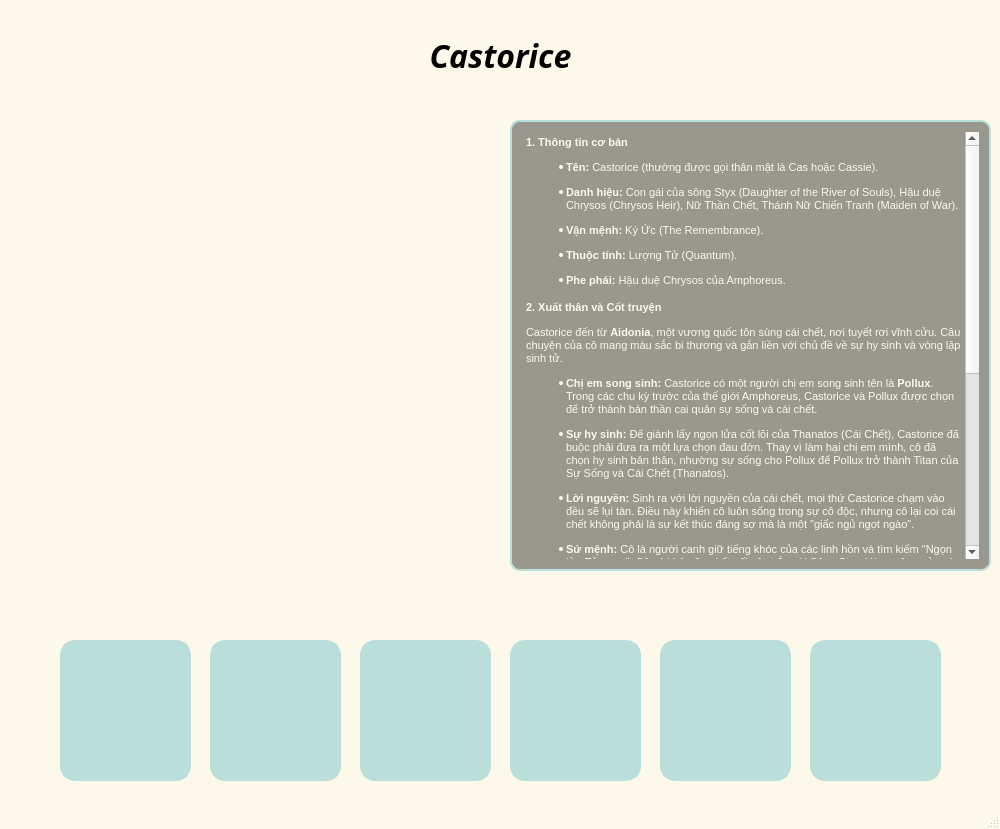
<?xml version="1.0" encoding="UTF-8"?>
<ui version="4.0">
 <class>MainWindow</class>
 <widget class="QMainWindow" name="MainWindow">
  <property name="geometry">
   <rect>
    <x>0</x>
    <y>0</y>
    <width>1000</width>
    <height>829</height>
   </rect>
  </property>
  <property name="minimumSize">
   <size>
    <width>1000</width>
    <height>829</height>
   </size>
  </property>
  <property name="maximumSize">
   <size>
    <width>1000</width>
    <height>829</height>
   </size>
  </property>
  <property name="acceptDrops">
   <bool>true</bool>
  </property>
  <property name="windowTitle">
   <string>Giới thiệu nhân vật</string>
  </property>
  <property name="styleSheet">
   <string notr="true">QMainWindow {
    background-color: #FCF9EA;
}

QPushButton {
    background-color: #BADFDB;
    border: 3px solid #BADFDB;
    border-radius: 15px;
    min-width: 100px;
    min-height: 100px;
}

QPushButton:hover {
    background-color: #FFA4A4;
    border: 3px solid #FFA4A4;
}

QPushButton:pressed {
    background-color: #FFBDBD;
    border: 3px solid #FFBDBD;
}

QTextEdit {
    background-color: rgba(0, 0, 0, 100);
    border: 2px solid #BADFDB;
    border-radius: 10px;
    padding: 10px;
    color: #FCF9EA;
    selection-background-color: #FFA4A4;
    selection-color: #FFFFFF;
}</string>
  </property>
  <widget class="QWidget" name="centralwidget">
   <widget class="QLabel" name="label">
    <property name="geometry">
     <rect>
      <x>0</x>
      <y>90</y>
      <width>511</width>
      <height>531</height>
     </rect>
    </property>
    <property name="text">
     <string/>
    </property>
    <property name="pixmap">
     <pixmap>img/char/castorice.png</pixmap>
    </property>
    <property name="scaledContents">
     <bool>true</bool>
    </property>
   </widget>
   <widget class="QPushButton" name="pushButton">
    <property name="geometry">
     <rect>
      <x>60</x>
      <y>640</y>
      <width>131</width>
      <height>141</height>
     </rect>
    </property>
    <property name="text">
     <string/>
    </property>
    <property name="icon">
     <iconset>
      <normaloff>img/avatar/castorice_Icon.png</normaloff>img/avatar/castorice_Icon.png</iconset>
    </property>
    <property name="iconSize">
     <size>
      <width>100</width>
      <height>100</height>
     </size>
    </property>
   </widget>
   <widget class="QPushButton" name="pushButton_2">
    <property name="geometry">
     <rect>
      <x>210</x>
      <y>640</y>
      <width>131</width>
      <height>141</height>
     </rect>
    </property>
    <property name="text">
     <string/>
    </property>
    <property name="icon">
     <iconset>
      <normaloff>img/avatar/cyrene.png</normaloff>img/avatar/cyrene.png</iconset>
    </property>
    <property name="iconSize">
     <size>
      <width>100</width>
      <height>100</height>
     </size>
    </property>
   </widget>
   <widget class="QPushButton" name="pushButton_3">
    <property name="geometry">
     <rect>
      <x>360</x>
      <y>640</y>
      <width>131</width>
      <height>141</height>
     </rect>
    </property>
    <property name="text">
     <string/>
    </property>
    <property name="icon">
     <iconset>
      <normaloff>img/avatar/evernight_icon.png</normaloff>img/avatar/evernight_icon.png</iconset>
    </property>
    <property name="iconSize">
     <size>
      <width>100</width>
      <height>100</height>
     </size>
    </property>
   </widget>
   <widget class="QPushButton" name="pushButton_4">
    <property name="geometry">
     <rect>
      <x>510</x>
      <y>640</y>
      <width>131</width>
      <height>141</height>
     </rect>
    </property>
    <property name="text">
     <string/>
    </property>
    <property name="icon">
     <iconset>
      <normaloff>img/avatar/hyacine_Icon.png</normaloff>img/avatar/hyacine_Icon.png</iconset>
    </property>
    <property name="iconSize">
     <size>
      <width>100</width>
      <height>100</height>
     </size>
    </property>
   </widget>
   <widget class="QPushButton" name="pushButton_5">
    <property name="geometry">
     <rect>
      <x>660</x>
      <y>640</y>
      <width>131</width>
      <height>141</height>
     </rect>
    </property>
    <property name="text">
     <string/>
    </property>
    <property name="icon">
     <iconset>
      <normaloff>img/avatar/hysilens_icon.png</normaloff>img/avatar/hysilens_icon.png</iconset>
    </property>
    <property name="iconSize">
     <size>
      <width>100</width>
      <height>100</height>
     </size>
    </property>
   </widget>
   <widget class="QPushButton" name="pushButton_6">
    <property name="geometry">
     <rect>
      <x>810</x>
      <y>640</y>
      <width>131</width>
      <height>141</height>
     </rect>
    </property>
    <property name="text">
     <string/>
    </property>
    <property name="icon">
     <iconset>
      <normaloff>img/avatar/aglaea_icon.png</normaloff>img/avatar/aglaea_icon.png</iconset>
    </property>
    <property name="iconSize">
     <size>
      <width>100</width>
      <height>100</height>
     </size>
    </property>
   </widget>
   <widget class="QLabel" name="label_2">
    <property name="geometry">
     <rect>
      <x>330</x>
      <y>10</y>
      <width>341</width>
      <height>91</height>
     </rect>
    </property>
    <property name="font">
     <font>
      <family>Exo 2 Black</family>
      <pointsize>24</pointsize>
      <weight>75</weight>
      <italic>true</italic>
      <bold>true</bold>
     </font>
    </property>
    <property name="text">
     <string>Castorice</string>
    </property>
    <property name="alignment">
     <set>Qt::AlignCenter</set>
    </property>
   </widget>
   <widget class="QTextEdit" name="textEdit">
    <property name="geometry">
     <rect>
      <x>510</x>
      <y>120</y>
      <width>481</width>
      <height>451</height>
     </rect>
    </property>
    <property name="html">
     <string>&lt;!DOCTYPE HTML PUBLIC &quot;-//W3C//DTD HTML 4.0//EN&quot; &quot;http://www.w3.org/TR/REC-html40/strict.dtd&quot;&gt;
&lt;html&gt;&lt;head&gt;&lt;meta name=&quot;qrichtext&quot; content=&quot;1&quot; /&gt;&lt;style type=&quot;text/css&quot;&gt;
p, li { white-space: pre-wrap; }
&lt;/style&gt;&lt;/head&gt;&lt;body style=&quot; font-family:'MS Shell Dlg 2'; font-size:7.8pt; font-weight:400; font-style:normal;&quot;&gt;
&lt;p style=&quot; margin-top:14px; margin-bottom:12px; margin-left:0px; margin-right:0px; -qt-block-indent:0; text-indent:0px;&quot;&gt;&lt;span style=&quot; font-size:8pt; font-weight:600;&quot;&gt;1. Thông tin cơ bản&lt;/span&gt;&lt;/p&gt;
&lt;ul style=&quot;margin-top: 0px; margin-bottom: 0px; margin-left: 0px; margin-right: 0px; -qt-list-indent: 1;&quot;&gt;&lt;li style=&quot; font-size:8pt;&quot; style=&quot; margin-top:12px; margin-bottom:12px; margin-left:0px; margin-right:0px; -qt-block-indent:0; text-indent:0px;&quot;&gt;&lt;span style=&quot; font-weight:600;&quot;&gt;Tên:&lt;/span&gt; Castorice (thường được gọi thân mật là Cas hoặc Cassie).&lt;/li&gt;
&lt;li style=&quot; font-size:8pt;&quot; style=&quot; margin-top:12px; margin-bottom:12px; margin-left:0px; margin-right:0px; -qt-block-indent:0; text-indent:0px;&quot;&gt;&lt;span style=&quot; font-weight:600;&quot;&gt;Danh hiệu:&lt;/span&gt; Con gái của sông Styx (Daughter of the River of Souls), Hậu duệ Chrysos (Chrysos Heir), Nữ Thần Chết, Thánh Nữ Chiến Tranh (Maiden of War).&lt;/li&gt;
&lt;li style=&quot; font-size:8pt;&quot; style=&quot; margin-top:12px; margin-bottom:12px; margin-left:0px; margin-right:0px; -qt-block-indent:0; text-indent:0px;&quot;&gt;&lt;span style=&quot; font-weight:600;&quot;&gt;Vận mệnh:&lt;/span&gt; Ký Ức (The Remembrance).&lt;/li&gt;
&lt;li style=&quot; font-size:8pt;&quot; style=&quot; margin-top:12px; margin-bottom:12px; margin-left:0px; margin-right:0px; -qt-block-indent:0; text-indent:0px;&quot;&gt;&lt;span style=&quot; font-weight:600;&quot;&gt;Thuộc tính:&lt;/span&gt; Lượng Tử (Quantum).&lt;/li&gt;
&lt;li style=&quot; font-size:8pt;&quot; style=&quot; margin-top:12px; margin-bottom:12px; margin-left:0px; margin-right:0px; -qt-block-indent:0; text-indent:0px;&quot;&gt;&lt;span style=&quot; font-weight:600;&quot;&gt;Phe phái:&lt;/span&gt; Hậu duệ Chrysos của Amphoreus.&lt;/li&gt;&lt;/ul&gt;
&lt;p style=&quot; margin-top:14px; margin-bottom:12px; margin-left:0px; margin-right:0px; -qt-block-indent:0; text-indent:0px;&quot;&gt;&lt;span style=&quot; font-size:8pt; font-weight:600;&quot;&gt;2. Xuất thân và Cốt truyện&lt;/span&gt;&lt;/p&gt;
&lt;p style=&quot; margin-top:12px; margin-bottom:12px; margin-left:0px; margin-right:0px; -qt-block-indent:0; text-indent:0px;&quot;&gt;&lt;span style=&quot; font-size:8pt;&quot;&gt;Castorice đến từ &lt;/span&gt;&lt;span style=&quot; font-size:8pt; font-weight:600;&quot;&gt;Aidonia&lt;/span&gt;&lt;span style=&quot; font-size:8pt;&quot;&gt;, một vương quốc tôn sùng cái chết, nơi tuyết rơi vĩnh cửu. Câu chuyện của cô mang màu sắc bi thương và gắn liền với chủ đề về sự hy sinh và vòng lặp sinh tử.&lt;/span&gt;&lt;/p&gt;
&lt;ul style=&quot;margin-top: 0px; margin-bottom: 0px; margin-left: 0px; margin-right: 0px; -qt-list-indent: 1;&quot;&gt;&lt;li style=&quot; font-size:8pt;&quot; style=&quot; margin-top:12px; margin-bottom:12px; margin-left:0px; margin-right:0px; -qt-block-indent:0; text-indent:0px;&quot;&gt;&lt;span style=&quot; font-weight:600;&quot;&gt;Chị em song sinh:&lt;/span&gt; Castorice có một người chị em song sinh tên là &lt;span style=&quot; font-weight:600;&quot;&gt;Pollux&lt;/span&gt;. Trong các chu kỳ trước của thế giới Amphoreus, Castorice và Pollux được chọn để trở thành bán thần cai quản sự sống và cái chết.&lt;/li&gt;
&lt;li style=&quot; font-size:8pt;&quot; style=&quot; margin-top:12px; margin-bottom:12px; margin-left:0px; margin-right:0px; -qt-block-indent:0; text-indent:0px;&quot;&gt;&lt;span style=&quot; font-weight:600;&quot;&gt;Sự hy sinh:&lt;/span&gt; Để giành lấy ngọn lửa cốt lõi của Thanatos (Cái Chết), Castorice đã buộc phải đưa ra một lựa chọn đau đớn. Thay vì làm hại chị em mình, cô đã chọn hy sinh bản thân, nhường sự sống cho Pollux để Pollux trở thành Titan của Sự Sống và Cái Chết (Thanatos).&lt;/li&gt;
&lt;li style=&quot; font-size:8pt;&quot; style=&quot; margin-top:12px; margin-bottom:12px; margin-left:0px; margin-right:0px; -qt-block-indent:0; text-indent:0px;&quot;&gt;&lt;span style=&quot; font-weight:600;&quot;&gt;Lời nguyền:&lt;/span&gt; Sinh ra với lời nguyền của cái chết, mọi thứ Castorice chạm vào đều sẽ lụi tàn. Điều này khiến cô luôn sống trong sự cô độc, nhưng cô lại coi cái chết không phải là sự kết thúc đáng sợ mà là một &amp;quot;giấc ngủ ngọt ngào&amp;quot;.&lt;/li&gt;
&lt;li style=&quot; font-size:8pt;&quot; style=&quot; margin-top:12px; margin-bottom:12px; margin-left:0px; margin-right:0px; -qt-block-indent:0; text-indent:0px;&quot;&gt;&lt;span style=&quot; font-weight:600;&quot;&gt;Sứ mệnh:&lt;/span&gt; Cô là người canh giữ tiếng khóc của các linh hồn và tìm kiếm &amp;quot;Ngọn lửa Tử vong&amp;quot;. Cô có khả năng kết nối sâu sắc với Sông Styx (dòng sông của các linh hồn) và được miêu tả là người mang đến &amp;quot;cái ôm của sự kết thúc&amp;quot;.&lt;/li&gt;&lt;/ul&gt;
&lt;p style=&quot; margin-top:14px; margin-bottom:12px; margin-left:0px; margin-right:0px; -qt-block-indent:0; text-indent:0px;&quot;&gt;&lt;span style=&quot; font-size:8pt; font-weight:600;&quot;&gt;3. Tính cách và Ngoại hình&lt;/span&gt;&lt;/p&gt;
&lt;ul style=&quot;margin-top: 0px; margin-bottom: 0px; margin-left: 0px; margin-right: 0px; -qt-list-indent: 1;&quot;&gt;&lt;li style=&quot; font-size:8pt;&quot; style=&quot; margin-top:12px; margin-bottom:12px; margin-left:0px; margin-right:0px; -qt-block-indent:0; text-indent:0px;&quot;&gt;&lt;span style=&quot; font-weight:600;&quot;&gt;Ngoại hình:&lt;/span&gt; Castorice thường xuất hiện với vẻ ngoài mang phong cách Gothic, đội vương miện gai màu đen, mặc váy trắng điểm xuyết hoa và bướm màu tím - biểu tượng thường thấy của cái chết và sự tái sinh.&lt;/li&gt;
&lt;li style=&quot; font-size:8pt;&quot; style=&quot; margin-top:12px; margin-bottom:12px; margin-left:0px; margin-right:0px; -qt-block-indent:0; text-indent:0px;&quot;&gt;&lt;span style=&quot; font-weight:600;&quot;&gt;Tính cách:&lt;/span&gt; Mặc dù mang danh hiệu đáng sợ liên quan đến tử thần, Castorice lại được miêu tả là có vẻ ngoài và phong thái khá điềm tĩnh, thậm chí là &amp;quot;dễ thương&amp;quot; theo một cách ma mị. Cô coi việc đưa tiễn các linh hồn là một hành động dịu dàng, như ru họ vào giấc ngủ bình yên.&lt;/li&gt;&lt;/ul&gt;
&lt;p style=&quot; margin-top:14px; margin-bottom:12px; margin-left:0px; margin-right:0px; -qt-block-indent:0; text-indent:0px;&quot;&gt;&lt;span style=&quot; font-size:8pt; font-weight:600;&quot;&gt;4. Khả năng chiến đấu &lt;/span&gt;&lt;/p&gt;
&lt;p style=&quot; margin-top:12px; margin-bottom:12px; margin-left:0px; margin-right:0px; -qt-block-indent:0; text-indent:0px;&quot;&gt;&lt;span style=&quot; font-size:8pt;&quot;&gt;Trong game, Castorice là một nhân vật 5 sao đi theo con đường &lt;/span&gt;&lt;span style=&quot; font-size:8pt; font-weight:600;&quot;&gt;Ký Ức (Remembrance)&lt;/span&gt;&lt;span style=&quot; font-size:8pt;&quot;&gt; với cơ chế triệu hồi đặc biệt:&lt;/span&gt;&lt;/p&gt;
&lt;ul style=&quot;margin-top: 0px; margin-bottom: 0px; margin-left: 0px; margin-right: 0px; -qt-list-indent: 1;&quot;&gt;&lt;li style=&quot; font-size:8pt;&quot; style=&quot; margin-top:12px; margin-bottom:12px; margin-left:0px; margin-right:0px; -qt-block-indent:0; text-indent:0px;&quot;&gt;&lt;span style=&quot; font-weight:600;&quot;&gt;Triệu hồi:&lt;/span&gt; Cô có khả năng triệu hồi một thực thể gọi là &lt;span style=&quot; font-weight:600;&quot;&gt;Netherwing&lt;/span&gt; (hoặc Rồng Tử Vong/Memosprite) để hỗ trợ chiến đấu.&lt;/li&gt;
&lt;li style=&quot; font-size:8pt;&quot; style=&quot; margin-top:12px; margin-bottom:12px; margin-left:0px; margin-right:0px; -qt-block-indent:0; text-indent:0px;&quot;&gt;&lt;span style=&quot; font-weight:600;&quot;&gt;Cơ chế:&lt;/span&gt; Kỹ năng của cô thường liên quan đến việc tiêu hao HP của đồng minh để gây sát thương diện rộng (AoE) cực lớn lên kẻ địch, thể hiện đúng bản chất &amp;quot;tước đoạt sự sống&amp;quot; của mình.&lt;/li&gt;&lt;/ul&gt;&lt;/body&gt;&lt;/html&gt;</string>
    </property>
   </widget>
  </widget>
  <widget class="QStatusBar" name="statusbar"/>
 </widget>
 <resources/>
 <connections/>
</ui>
